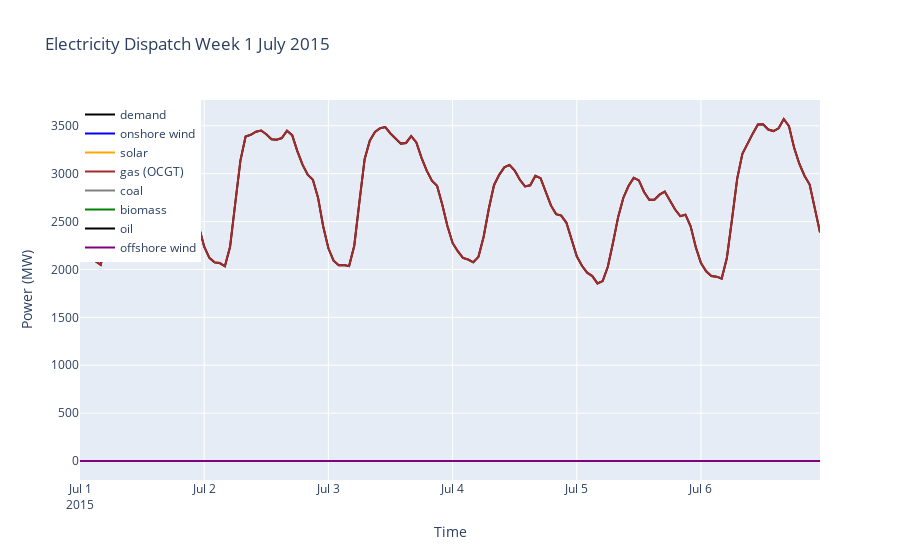

Notebook cell for this chart:
### Code cell
import plotly.graph_objects as go

fig = go.Figure()

# Define the start and end of the first week of July
start_date = '2015-07-01'
end_date = '2015-07-07'

# Filter the snapshots for the first week of July
snapshots_july = network.snapshots[(network.snapshots >= start_date) & (network.snapshots < end_date)]

fig.add_trace(go.Scatter(x=snapshots_july, y=network.loads_t.p['load'][snapshots_july], mode='lines', name='demand', line=dict(color='black')))
fig.add_trace(go.Scatter(x=snapshots_july, y=network.generators_t.p['onshorewind'][snapshots_july], mode='lines', name='onshore wind', line=dict(color='blue')))
fig.add_trace(go.Scatter(x=snapshots_july, y=network.generators_t.p['solar'][snapshots_july], mode='lines', name='solar', line=dict(color='orange')))
fig.add_trace(go.Scatter(x=snapshots_july, y=network.generators_t.p['OCGT'][snapshots_july], mode='lines', name='gas (OCGT)', line=dict(color='brown')))
fig.add_trace(go.Scatter(x=snapshots_july, y=network.generators_t.p['Coal'][snapshots_july], mode='lines', name='coal', line=dict(color='grey')))
fig.add_trace(go.Scatter(x=snapshots_july, y=network.generators_t.p['Biomass'][snapshots_july], mode='lines', name='biomass', line=dict(color='green')))
fig.add_trace(go.Scatter(x=snapshots_july, y=network.generators_t.p['Oil'][snapshots_july], mode='lines', name='oil', line=dict(color='black')))
fig.add_trace(go.Scatter(x=snapshots_july, y=network.generators_t.p['offshorewind'][snapshots_july], mode='lines', name='offshore wind', line=dict(color='purple')))

fig.update_layout(title='Electricity Dispatch Week 1 July 2015',
                  xaxis_title='Time',
                  yaxis_title='Power (MW)',
                  legend=dict(x=0, y=1, traceorder='normal'))

fig.show()

### Figure 1 — Plotly figure (JSON) as saved in the notebook; plotly's stock layout.template omitted (floating-point values rounded to 4 significant figures; data arrays with more than 128 entries replaced by an {"elided": "..."} marker saying what was removed)
{"data": [{"line": {"color": "black"}, "mode": "lines", "name": "demand", "type": "scatter", "x": {"elided": "144 str values"}, "y": {"elided": "144 int values"}}, {"line": {"color": "blue"}, "mode": "lines", "name": "onshore wind", "type": "scatter", "x": {"elided": "144 str values"}, "y": {"elided": "144 int values"}}, {"line": {"color": "orange"}, "mode": "lines", "name": "solar", "type": "scatter", "x": {"elided": "144 str values"}, "y": {"elided": "144 int values"}}, {"line": {"color": "brown"}, "mode": "lines", "name": "gas (OCGT)", "type": "scatter", "x": {"elided": "144 str values"}, "y": {"elided": "144 int values"}}, {"line": {"color": "grey"}, "mode": "lines", "name": "coal", "type": "scatter", "x": {"elided": "144 str values"}, "y": {"elided": "144 int values"}}, {"line": {"color": "green"}, "mode": "lines", "name": "biomass", "type": "scatter", "x": {"elided": "144 str values"}, "y": {"elided": "144 int values"}}, {"line": {"color": "black"}, "mode": "lines", "name": "oil", "type": "scatter", "x": {"elided": "144 str values"}, "y": {"elided": "144 int values"}}, {"line": {"color": "purple"}, "mode": "lines", "name": "offshore wind", "type": "scatter", "x": {"elided": "144 str values"}, "y": {"elided": "144 int values"}}], "layout": {"legend": {"traceorder": "normal", "x": 0, "y": 1}, "title": {"text": "Electricity Dispatch Week 1 July 2015"}, "xaxis": {"title": {"text": "Time"}}, "yaxis": {"title": {"text": "Power (MW)"}}}}
